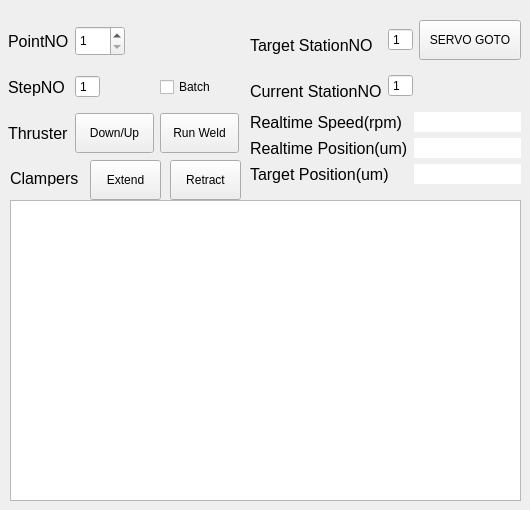
    <widget class="QWidget" name="WeldByManual">
     <widget class="QTextEdit" name="textEdit">
      <property name="geometry">
       <rect>
        <x>10</x>
        <y>200</y>
        <width>511</width>
        <height>301</height>
       </rect>
      </property>
     </widget>
     <widget class="QWidget" name="layoutWidget">
      <property name="geometry">
       <rect>
        <x>8</x>
        <y>21</y>
        <width>231</width>
        <height>134</height>
       </rect>
      </property>
      <layout class="QGridLayout" name="gridLayout_15">
       <item row="0" column="0">
        <widget class="QLabel" name="label_119">
         <property name="minimumSize">
          <size>
           <width>0</width>
           <height>40</height>
          </size>
         </property>
         <property name="maximumSize">
          <size>
           <width>100</width>
           <height>50</height>
          </size>
         </property>
         <property name="font">
          <font>
           <pointsize>12</pointsize>
          </font>
         </property>
         <property name="text">
          <string>PointNO</string>
         </property>
        </widget>
       </item>
       <item row="0" column="1" colspan="2">
        <widget class="QSpinBox" name="WeldByManual_PointNO">
         <property name="sizePolicy">
          <sizepolicy hsizetype="Fixed" vsizetype="Fixed">
           <horstretch>0</horstretch>
           <verstretch>0</verstretch>
          </sizepolicy>
         </property>
         <property name="minimumSize">
          <size>
           <width>50</width>
           <height>30</height>
          </size>
         </property>
         <property name="minimum">
          <number>1</number>
         </property>
         <property name="maximum">
          <number>16</number>
         </property>
        </widget>
       </item>
       <item row="1" column="0">
        <widget class="QLabel" name="label_122">
         <property name="minimumSize">
          <size>
           <width>0</width>
           <height>40</height>
          </size>
         </property>
         <property name="maximumSize">
          <size>
           <width>100</width>
           <height>50</height>
          </size>
         </property>
         <property name="font">
          <font>
           <pointsize>12</pointsize>
          </font>
         </property>
         <property name="text">
          <string>StepNO</string>
         </property>
        </widget>
       </item>
       <item row="1" column="2">
        <widget class="QCheckBox" name="weldByManual_Batch">
         <property name="text">
          <string>Batch</string>
         </property>
        </widget>
       </item>
       <item row="1" column="1">
        <widget class="QSpinBox" name="weldByManual_stepNO">
         <property name="sizePolicy">
          <sizepolicy hsizetype="Fixed" vsizetype="Fixed">
           <horstretch>0</horstretch>
           <verstretch>0</verstretch>
          </sizepolicy>
         </property>
         <property name="minimumSize">
          <size>
           <width>0</width>
           <height>20</height>
          </size>
         </property>
         <property name="frame">
          <bool>true</bool>
         </property>
         <property name="readOnly">
          <bool>true</bool>
         </property>
         <property name="buttonSymbols">
          <enum>QAbstractSpinBox::NoButtons</enum>
         </property>
         <property name="minimum">
          <number>1</number>
         </property>
         <property name="maximum">
          <number>16</number>
         </property>
        </widget>
       </item>
       <item row="2" column="2">
        <widget class="QPushButton" name="weldByManual_runWeld">
         <property name="minimumSize">
          <size>
           <width>0</width>
           <height>40</height>
          </size>
         </property>
         <property name="text">
          <string>Run Weld</string>
         </property>
        </widget>
       </item>
       <item row="2" column="1">
        <widget class="QPushButton" name="weldByManual_Down">
         <property name="minimumSize">
          <size>
           <width>0</width>
           <height>40</height>
          </size>
         </property>
         <property name="text">
          <string>Down/Up</string>
         </property>
        </widget>
       </item>
       <item row="2" column="0">
        <widget class="QLabel" name="label_137">
         <property name="minimumSize">
          <size>
           <width>0</width>
           <height>40</height>
          </size>
         </property>
         <property name="maximumSize">
          <size>
           <width>100</width>
           <height>50</height>
          </size>
         </property>
         <property name="font">
          <font>
           <pointsize>12</pointsize>
          </font>
         </property>
         <property name="text">
          <string>Thruster</string>
         </property>
        </widget>
       </item>
      </layout>
     </widget>
     <widget class="QWidget" name="layoutWidget">
      <property name="geometry">
       <rect>
        <x>250</x>
        <y>20</y>
        <width>271</width>
        <height>166</height>
       </rect>
      </property>
      <layout class="QVBoxLayout" name="verticalLayout_14">
       <item>
        <layout class="QGridLayout" name="gridLayout_16">
         <item row="0" column="0">
          <widget class="QLabel" name="label_120">
           <property name="minimumSize">
            <size>
             <width>0</width>
             <height>40</height>
            </size>
           </property>
           <property name="maximumSize">
            <size>
             <width>200</width>
             <height>30</height>
            </size>
           </property>
           <property name="font">
            <font>
             <pointsize>12</pointsize>
            </font>
           </property>
           <property name="text">
            <string>Target StationNO</string>
           </property>
          </widget>
         </item>
         <item row="0" column="1">
          <widget class="QSpinBox" name="weldByManual_targetStationNO">
           <property name="sizePolicy">
            <sizepolicy hsizetype="Fixed" vsizetype="Fixed">
             <horstretch>0</horstretch>
             <verstretch>0</verstretch>
            </sizepolicy>
           </property>
           <property name="minimumSize">
            <size>
             <width>0</width>
             <height>20</height>
            </size>
           </property>
           <property name="frame">
            <bool>true</bool>
           </property>
           <property name="readOnly">
            <bool>true</bool>
           </property>
           <property name="buttonSymbols">
            <enum>QAbstractSpinBox::NoButtons</enum>
           </property>
           <property name="minimum">
            <number>1</number>
           </property>
           <property name="maximum">
            <number>16</number>
           </property>
          </widget>
         </item>
         <item row="1" column="0">
          <widget class="QLabel" name="label_121">
           <property name="minimumSize">
            <size>
             <width>0</width>
             <height>40</height>
            </size>
           </property>
           <property name="maximumSize">
            <size>
             <width>200</width>
             <height>30</height>
            </size>
           </property>
           <property name="font">
            <font>
             <pointsize>12</pointsize>
            </font>
           </property>
           <property name="text">
            <string>Current StationNO</string>
           </property>
          </widget>
         </item>
         <item row="1" column="1">
          <widget class="QSpinBox" name="weldByManual_currentStationNO">
           <property name="sizePolicy">
            <sizepolicy hsizetype="Fixed" vsizetype="Fixed">
             <horstretch>0</horstretch>
             <verstretch>0</verstretch>
            </sizepolicy>
           </property>
           <property name="minimumSize">
            <size>
             <width>0</width>
             <height>20</height>
            </size>
           </property>
           <property name="frame">
            <bool>true</bool>
           </property>
           <property name="readOnly">
            <bool>true</bool>
           </property>
           <property name="buttonSymbols">
            <enum>QAbstractSpinBox::NoButtons</enum>
           </property>
           <property name="minimum">
            <number>1</number>
           </property>
           <property name="maximum">
            <number>16</number>
           </property>
          </widget>
         </item>
         <item row="0" column="2">
          <widget class="QPushButton" name="weldByManual_GOTO">
           <property name="minimumSize">
            <size>
             <width>0</width>
             <height>40</height>
            </size>
           </property>
           <property name="text">
            <string>SERVO GOTO</string>
           </property>
          </widget>
         </item>
        </layout>
       </item>
       <item>
        <layout class="QHBoxLayout" name="horizontalLayout_3">
         <item>
          <layout class="QGridLayout" name="gridLayout">
           <item row="0" column="0">
            <widget class="QLabel" name="label_132">
             <property name="font">
              <font>
               <family>Arial</family>
               <pointsize>12</pointsize>
              </font>
             </property>
             <property name="text">
              <string>Realtime Speed(rpm)</string>
             </property>
            </widget>
           </item>
           <item row="0" column="1">
            <widget class="QLineEdit" name="weldByManual_realtimeSpeed">
             <property name="frame">
              <bool>false</bool>
             </property>
             <property name="readOnly">
              <bool>true</bool>
             </property>
            </widget>
           </item>
           <item row="1" column="0">
            <widget class="QLabel" name="label_131">
             <property name="font">
              <font>
               <family>Arial</family>
               <pointsize>12</pointsize>
              </font>
             </property>
             <property name="text">
              <string>Realtime Position(um)</string>
             </property>
            </widget>
           </item>
           <item row="1" column="1">
            <widget class="QLineEdit" name="weldByManual_realtimePos">
             <property name="frame">
              <bool>false</bool>
             </property>
             <property name="readOnly">
              <bool>true</bool>
             </property>
            </widget>
           </item>
           <item row="2" column="0">
            <widget class="QLabel" name="label_133">
             <property name="font">
              <font>
               <family>Arial</family>
               <pointsize>12</pointsize>
              </font>
             </property>
             <property name="text">
              <string>Target Position(um)</string>
             </property>
            </widget>
           </item>
           <item row="2" column="1">
            <widget class="QLineEdit" name="weldByManual_tartgetPos">
             <property name="frame">
              <bool>false</bool>
             </property>
             <property name="readOnly">
              <bool>true</bool>
             </property>
            </widget>
           </item>
          </layout>
         </item>
        </layout>
       </item>
      </layout>
     </widget>
     <widget class="QPushButton" name="weldByManual_GOTO_2">
      <property name="geometry">
       <rect>
        <x>90</x>
        <y>160</y>
        <width>71</width>
        <height>40</height>
       </rect>
      </property>
      <property name="minimumSize">
       <size>
        <width>0</width>
        <height>40</height>
       </size>
      </property>
      <property name="text">
       <string>Extend</string>
      </property>
     </widget>
     <widget class="QLabel" name="label_136">
      <property name="geometry">
       <rect>
        <x>10</x>
        <y>170</y>
        <width>71</width>
        <height>16</height>
       </rect>
      </property>
      <property name="font">
       <font>
        <pointsize>12</pointsize>
       </font>
      </property>
      <property name="text">
       <string>Clampers</string>
      </property>
     </widget>
     <widget class="QPushButton" name="weldByManual_GOTO_3">
      <property name="geometry">
       <rect>
        <x>170</x>
        <y>160</y>
        <width>71</width>
        <height>40</height>
       </rect>
      </property>
      <property name="minimumSize">
       <size>
        <width>0</width>
        <height>40</height>
       </size>
      </property>
      <property name="text">
       <string>Retract</string>
      </property>
     </widget>
    </widget>
